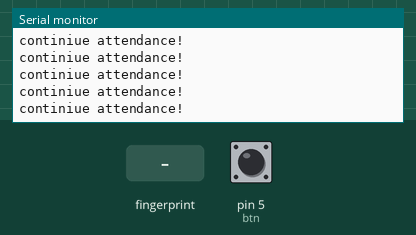
This sketch was run on a simulated Arduino Uno, built with avr-gcc and run on an emulated ATmega328P. On the bench: the last lines printed to the serial monitor. Inputs (shaded band) come from the test bench; at power-on: pin 5 (btn) HIGH.

Above: at 8.2 s.
8.3 s: pin 5 (btn) pulled LOW for 0.15 s
At 9.2 s:
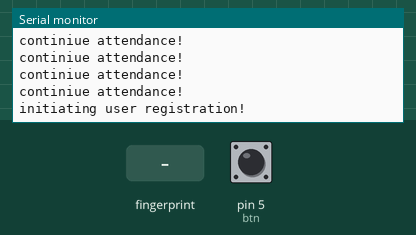
10.8 s: finger stored as number 1 placed on the sensor
At 12.6 s:
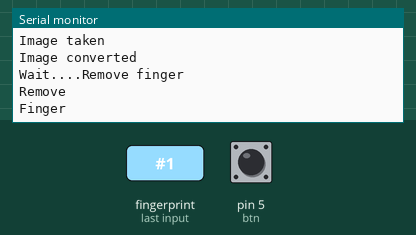
14.6 s: finger stored as number 1 placed on the sensor
At 15.8 s:
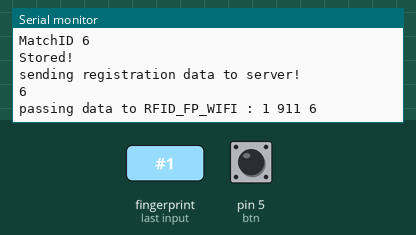
18.4 s: finger stored as number 1 placed on the sensor
At 24.8 s:
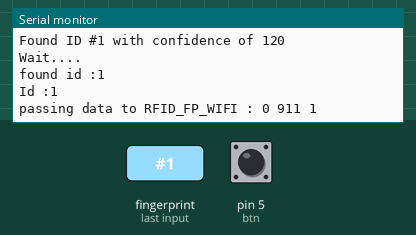

The sketch:

FP_R307.ino
```cpp
#include <ArduinoJson.h>
#include<SoftwareSerial.h>
#include <Adafruit_Fingerprint.h>
#include <Wire.h>

int btn = 5;
int resetPin = 4;

SoftwareSerial mySerial(2, 3);
SoftwareSerial mySerial1(6, 7);

int option = -1;

int getFingerprintIDez();
String finalSoftValue2;


Adafruit_Fingerprint finger = Adafruit_Fingerprint(&mySerial);


String SensorCode = "911";//rf id sensor code
String ActivityCode1 = "0";//attendance
String ActivityCode2 = "1";//


void(* resetTheBoard) (void) = 0;

//---------------------------------Setup-------------------------------------
void setup()
{
  pinMode(btn, INPUT_PULLUP);
  pinMode(resetPin, INPUT_PULLUP);
  delay(1000);
  Serial.begin(9600);
  mySerial.begin(9600);
  mySerial1.begin(9600);

  Serial.println("\n\nAdafruit Fingerprint sensor enrollment");
  finger.begin(57600);
  if (finger.verifyPassword()) {
    Serial.println("Found fingerprint sensor!");
  } else {
    Serial.println("Did not find fingerprint sensor :(");
    while (1) {
      delay(1);
    }
  }
  finger.getTemplateCount();
  if (finger.templateCount == 0) {
    Serial.print("Sensor doesn't contain any fingerprint data. Please run the 'enroll' example.");
  }
  else {
    Serial.println("Waiting for valid finger...");
    Serial.print("Sensor contains "); Serial.print(finger.templateCount); Serial.println(" templates");
  }

  delay(5000);
}


//.-----------------------------------------loop-----------------------------------
void loop()                     // run over and over again
{


  Serial.println("Attandance Started");

  Serial.println("Attendance");
  Serial.println("");
  Serial.println("Put Finger");

  int i = getFingerprintID();


  Serial.println("Wait....");

  Serial.print("found id :");
  Serial.println(i);

  if (i == 0) {

    Serial.println("Wait....");
    delay(300);
    Serial.println("Not Found");

  }
  else {

    Serial.print("Id :");
    Serial.println(i);

    String v = " ";

    v += ActivityCode1;
    v += " ";
    v += SensorCode;
    v += " ";
    v += i;
    v += " ";

    int vLength = v.length();

    char finalSoftValue[vLength + 1];

    strcpy(finalSoftValue, v.c_str());

    mySerial1.write(finalSoftValue);
    Serial.print("passing data to RFID_FP_WIFI :");
    Serial.println(finalSoftValue);

    //    SendToServer2(i);
  }

  delay(2000);


}
//--------------------------------------------Registration-----------------------------------------------------------
int Registration() {

  Serial.println("NEW USER");
  Serial.println("");
  Serial.println("Put Finger");

  delay(10);


  int num = finger.templateCount;
  int id = num + 1;

  Serial.print("Enrolling ID #");
  Serial.println(id);
  int p = -1;
  Serial.print("Waiting for valid finger to enroll as #"); Serial.println(id);

  while (p != FINGERPRINT_OK) {
    p = finger.getImage();
    switch (p) {
      case FINGERPRINT_OK:
        Serial.println("Image taken");
        break;
      case FINGERPRINT_NOFINGER:
        Serial.println(".");
        break;
      case FINGERPRINT_PACKETRECIEVEERR:
        Serial.println("Communication error");
        break;
      case FINGERPRINT_IMAGEFAIL:
        Serial.println("Imaging error");
        break;
      default:
        Serial.println("Unknown error");
        break;
    }
  }
  // OK success!
  p = finger.image2Tz(1);
  switch (p) {
    case FINGERPRINT_OK:
      Serial.println("Image converted");
      break;
    case FINGERPRINT_IMAGEMESS:
      Serial.println("Image too messy");
      return Registration();
    case FINGERPRINT_PACKETRECIEVEERR:
      Serial.println("Communication error");
      return Registration();
    case FINGERPRINT_FEATUREFAIL:
      Serial.println("Could not find fingerprint features");
      return Registration();
    case FINGERPRINT_INVALIDIMAGE:
      Serial.println("Could not find fingerprint features");
      return Registration();
    default:
      Serial.println("Unknown error");
      return Registration();
  }

  Serial.print("Wait....");

  delay(1000);
  Serial.println("Remove finger");

  Serial.println("Remove ");
  Serial.println("Finger");


  delay(1000);
  p = 0;
  while (p != FINGERPRINT_NOFINGER) {
    p = finger.getImage();
  }
  Serial.print("ID "); Serial.println(id);
  p = -1;
  Serial.println("Place same finger again");

  Serial.println("Put Same");
  Serial.println("Finger");
  Serial.println("Again");

  while (p != FINGERPRINT_OK) {
    p = finger.getImage();
    switch (p) {
      case FINGERPRINT_OK:
        Serial.println("Image taken");
        break;
      case FINGERPRINT_NOFINGER:
        Serial.print(".");
        break;
      case FINGERPRINT_PACKETRECIEVEERR:
        Serial.println("Communication error");
        break;
      case FINGERPRINT_IMAGEFAIL:
        Serial.println("Imaging error");
        break;
      default:
        Serial.println("Unknown error");
        break;
    }
  }
  // OK success!
  p = finger.image2Tz(2);
  switch (p) {
    case FINGERPRINT_OK:
      Serial.println("Image converted");
      break;
    case FINGERPRINT_IMAGEMESS:
      Serial.println("Image too messy");
      return Registration();
    case FINGERPRINT_PACKETRECIEVEERR:
      Serial.println("Communication error");
      return Registration();
    case FINGERPRINT_FEATUREFAIL:
      Serial.println("Could not find fingerprint features");
      return Registration();
    case FINGERPRINT_INVALIDIMAGE:
      Serial.println("Could not find fingerprint features");
      return Registration();
    default:
      Serial.println("Unknown error");
      return Registration();
  }
  // OK converted!
  Serial.print("Creating model for #");  Serial.println(id);
  p = finger.createModel();
  if (p == FINGERPRINT_OK) {
    Serial.println("Prints matched!");

    Serial.println("Finger");
    Serial.print("Match");


  } else if (p == FINGERPRINT_PACKETRECIEVEERR) {
    Serial.println("Communication error");
    return Registration();
  } else if (p == FINGERPRINT_ENROLLMISMATCH) {
    Serial.println("Fingerprints did not match");

    Serial.println("Finger");
    Serial.print("Not Match");


    return Registration();
  } else {
    Serial.println("Unknown error");
    return Registration();
  }
  Serial.print("ID "); Serial.println(id);
  p = finger.storeModel(id);
  if (p == FINGERPRINT_OK) {
    Serial.println("Stored!");
  } else if (p == FINGERPRINT_PACKETRECIEVEERR) {
    Serial.println("Communication error");
    return Registration();
  } else if (p == FINGERPRINT_BADLOCATION) {
    Serial.println("Could not store in that location");
    return Registration();
  } else if (p == FINGERPRINT_FLASHERR) {
    Serial.println("Error writing to flash");
    return Registration();
  } else {
    Serial.println("Unknown error");
    return Registration();
  }
  Serial.println("sending registration data to server!");
  Serial.println(id);
  String v = " ";

  v += ActivityCode2;
  v += " ";
  v += SensorCode;
  v += " ";
  v += id;
  v += " ";

  int vLength = v.length();

  char finalSoftValue[vLength + 1];

  strcpy(finalSoftValue, v.c_str());

  mySerial1.write(finalSoftValue);
  Serial.print("passing data to RFID_FP_WIFI :");
  Serial.println(finalSoftValue);

  //  SendToServer(id);
  delay(2000);

  Serial.println("Wait...");

  resetTheBoard();
  return id;

}


////---------------------------------------REGISTER DATA SEND--------------------------------------
//int SendToServer(int S) {
////  display.clearDisplay();
////  display.setTextSize(2);
////  display.setTextColor(WHITE);
////  display.setCursor(0, 7);
//  String m = WiFi.macAddress();
//  Serial.println(m);
//
//  int ss = S;
//  Serial.println(ss);
//  String f = "";
//
//  f += ss;
//
//  auth = httpGETRequest(serverName3);
//  Serial.println(auth);
//
//  if (WiFi.status() == WL_CONNECTED) {
//    WiFiClient client;
//
//    // Your Domain name with URL path or IP address with path
//    http.begin(client, serverName);
//    //prepare JSON data from
//    String z = "{\"fingerprintIdOnDevice\":\"" + f + "\",\"macAddressOfDevice\":\"" + m + "\"}";
//    // If you need an HTTP request with a content type: application/json, use the following:
//    http.addHeader("Content-Type", "application/json");
//    http.addHeader("authtoken", auth);
//    int httpResponseCode = http.POST(z);
//    delay(200);
//    Serial.print("HTTP Response code: ");
//    Serial.println(httpResponseCode);
//    display.print("Id:");
//    display.println(f);
//    if ((httpResponseCode == 201) || (httpResponseCode == 201)) {
//
//      display.println("Sync: OK");
//      display.display();
//
//      Serial.println("http: success");
//    }
//    else {
//      display.println("Sync: Fail");
//      display.display();
//
//      Serial.println("http: failed");
//    }
//    // Free resources
//    http.end();
//  }
//  else {
//    Serial.println("WiFi Disconnected");
//  }
//
//}


////------------------------------------------ATTENDANCE DATA SEND----------------------------------------------------
//int SendToServer2(int S) {
//
//  String m = WiFi.macAddress();
//  int ss = S;
//  Serial.println(ss);
//  String f = "";
//
//  f += ss;
//
//  auth = httpGETRequest(serverName3);
//  Serial.println(auth);
//
//  if (WiFi.status() == WL_CONNECTED) {
//    WiFiClient client;
//    // Your Domain name with URL path or IP address with path
//    http.begin(client, serverName2);
//    //prepare JSON data from
//    String z = "{\"fingerprintIdOnDevice\":\"" + f + "\",\"macAddressOfDevice\":\"" + m + "\"}";
//    // If you need an HTTP request with a content type: application/json, use the following:
//    http.addHeader("Content-Type", "application/json");
//    http.addHeader("authtoken", auth);
//    int httpResponseCode = http.POST(z);
//    delay(200);
//    Serial.print("HTTP Response code: ");
//    Serial.println(httpResponseCode);
//    if ((httpResponseCode == 201) || (httpResponseCode == 201)) {
//      display.println("Sync: OK");
//      Serial.println("Sync: OK");
//      display.display();
//    }
//    else {
//      display.println("Sync: Fail");
//      Serial.println("Sync: Fail");
//      display.display();
//    }
//    //    display.println(httpResponseCode);
//    // Free resources
//    http.end();
//  }
//  else {
//    Serial.println("WiFi Disconnected");
//  }
//
//}


////--------------------------GET AUTH---------------------------------------------
//String httpGETRequest(const char* server) {
//  WiFiClient client2;
//
//  // Your IP address with path or Domain name with URL path
//  http.begin(client2, server);
//
//  // Send HTTP POST request
//  String uid = "community1@test.com";
//  String pid = "123456";
//  String au = "{\"email\":\"" + uid + "\",\"password\":\"" + pid + "\"}";
//  int httpResponseCode = http.POST(au);
//
//  String payload = "";
//  String payload2 = "";
//
//  if (httpResponseCode > 0) {
//    Serial.print("HTTP Response code for get: ");
//    Serial.println(httpResponseCode);
//    payload = http.getString();
//    DynamicJsonBuffer jsonBuffer(4096);
//    JsonObject& root = jsonBuffer.parseObject(http.getString());
//    const char* d = root["data"]; // "Sincere@april.biz"
//    payload2 += d;
//  }
//  else {
//    Serial.print("Error code: ");
//    Serial.println(httpResponseCode);
//  }
//  // Free resources
//  http.end();
//  Serial.print(payload2);
//  return payload2;
//}

//-------------------------------------Match Finger print----------------------------------------------------
uint8_t getFingerprintID() {
  uint8_t p = finger.getImage();
  //  // OK success!
  //  p = finger.image2Tz();
  while (p != FINGERPRINT_OK ) {
    p = finger.getImage();
    if (p == FINGERPRINT_OK) Serial.println("Image taken");
    else {
      option = digitalRead(btn);
      delay(30);
      if (option == 1) {
        Serial.println("continiue attendance!");
      }
      if (option == 0) {

        Serial.println("initiating user registration!");
        finger.begin(57600);
        if (finger.verifyPassword()) Serial.println("Found fingerprint sensor!");

        Registration();
      }
    }
  }
  p = finger.image2Tz();

  // OK converted!
  p = finger.fingerSearch();
  if (p == FINGERPRINT_OK) {
    Serial.println("Found a print match!");
    //    display.println("Found");
  } else if (p == FINGERPRINT_NOTFOUND) {
    //    display.clearDisplay();
    Serial.println("Did not find a match");
    //    display.println("Did not find a match");
    return 0;
  } else {
    Serial.println("Unknown error");
    return p;
  }
  //   found a match!
  int prints = finger.fingerID;
  Serial.print("Found ID #"); Serial.print(prints);
  //  display.print("Found ID #"); display.print(prints);
  Serial.print(" with confidence of "); Serial.println(finger.confidence);

  return prints;
}
```

Measured:
- after the input at 8.3 s, the serial monitor: prints a new line after 0.05 s (image 1)
- after the input at 10.8 s, the serial monitor: prints a new line at once (image 2)
- after the input at 14.6 s, the serial monitor: prints a new line after 0.06 s (image 3)
- after the input at 18.4 s, the serial monitor: prints a new line after 5.9 s (image 4)
